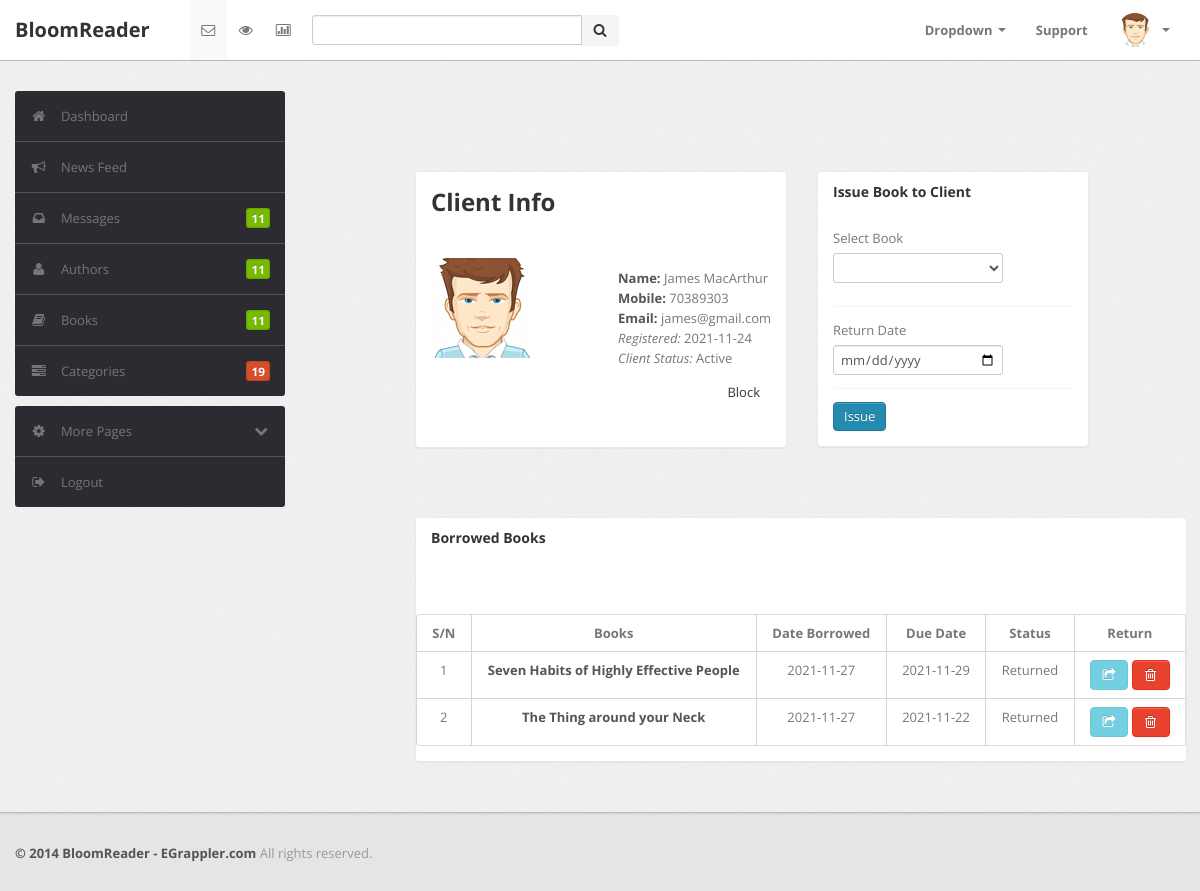
Screenshot of /admin/client.php?cid=1 (signed in) with the database file from the repository.
### tables this page shows
CREATE TABLE IF NOT EXISTS `clients` (
  `ID` int NOT NULL AUTO_INCREMENT,
  `FNAME` text NOT NULL,
  `LNAME` text NOT NULL,
  `EMAIL` varchar(50) NOT NULL,
  `PNUMBER` varchar(16) NOT NULL,
  `PASSWORD` varchar(2400) NOT NULL,
  `RegDATE` date NOT NULL,
  `STATUS` int NOT NULL DEFAULT '1',
  PRIMARY KEY (`ID`)
);

CREATE TABLE IF NOT EXISTS `issuedbooks` (
  `ID` int NOT NULL AUTO_INCREMENT,
  `BookID` int NOT NULL,
  `ClientID` int NOT NULL,
  `DateIssued` date NOT NULL,
  `DueDate` date NOT NULL,
  `ReturnStatus` int NOT NULL DEFAULT '0',
  `ReturnDate` date NOT NULL,
  `Fine` int NOT NULL,
  PRIMARY KEY (`ID`)
);

CREATE TABLE IF NOT EXISTS `books` (
  `ID` int NOT NULL AUTO_INCREMENT,
  `BookName` text NOT NULL,
  `ISBN` int NOT NULL,
  `AuthorID` int NOT NULL,
  `CategoryID` int NOT NULL,
  `PRICE` int NOT NULL,
  `RegDate` date NOT NULL,
  `STATUS` int NOT NULL,
  `LastUPDATED` date NOT NULL,
  PRIMARY KEY (`ID`)
);

### admin/client.php (the view, shortened to what this page needs)
<?php
include ("connect.php");
?>
<!DOCTYPE html>
<html lang="en">
<head>
<head>
	<link type="text/css" href="bootstrap/css/bootstrap.min.css" rel="stylesheet">
	<link type="text/css" href="bootstrap/css/bootstrap-responsive.min.css" rel="stylesheet">
	<link type="text/css" href="css/theme.css" rel="stylesheet">
	<link type="text/css" href="images/icons/css/font-awesome.css" rel="stylesheet">
</head>
<body>
    <div class="navbar navbar-fixed-top">
        <?php include ("admin-navbar.php");?>
    </div>
	<div class="wrapper">
		<div class="container">
			<div class="row">
				<div class="span3">
                        <?php include ("admin-sidebar.php");?>
				</div>
            	<div class="module module-login span4 offset1">
            		<form action="" method="post" enctype="multipart/form-data">
						<div class="module-head">
								<h2>Client Info</h2>
						</div>
						<div class="module-body">
							<div class="media-avatar pull-left">
		                        <img src="images/user.png">
		                    </div>
							   <?php
								$cid=intval($_GET['cid']);
						        $sql = "SELECT * from clients where `ID` = '$cid' ";
				                $result = $conn->query($sql);
				                   while($row = mysqli_fetch_assoc($result)) {
				                        $Cfname =$row['FNAME'];
				                        $Clname =$row['LNAME'];
				                        $Cnumber =$row['PNUMBER'];
				                        $Cstatus= $row['STATUS'];
				                        $Cemail= $row['EMAIL'];
				                        $joined=$row['RegDATE'];
				                    }
					           ?>
						 	<div class="pull-right">
	                            <p class="profile-brief">
	                                <ul class="unstyled">
	                                    <li><strong>Name:</strong> <?php echo $Cfname.' '.$Clname; ?></li>
	                                    <li><strong>Mobile:</strong> <?php echo $Cnumber; ?></li>
	                                    <li><strong>Email:</strong> <?php echo $Cemail; ?></li>
	                                    <li><em>Registered:</em> <?php echo $joined; ?></li>
	                                    <li><em>Client Status:</em>
	                                    	<?php
	                                    	if($Cstatus == 1){echo ("Active");}
	                                    	?>
	                                    </li>
	                                </ul>
	                            </p>
	                            <input name="status" type="submit" class="btn btn-link pull-right" value="
	                        	<?php
	                        	if($Cstatus == 1){echo ("Block");}
	                        	if($Cstatus == 0){echo ("Activate");}
	                            ?>">
		                    </div>
	                	</div>
                	</form>
				</div>
				<div class="module module-login span3 offset">
					<div class="module-head">
                        <h3>Issue Book to Client</h3>
                    </div>
                    <div class="module-body">
                    	<form action="" class="form-vertical" method="post" enctype="multipart/form-data">
                    		<div class="control-group">
								<label class="control-label" for="basicinput">Select Book</label>
								<div class="controls">
									<select name="book" tabindex="1" data-placeholder="" class="span2">
										<option value=""></option>
										<?php
								        $sql2 = 'SELECT * from books';
                                        $result = mysqli_query($conn, $sql2);
                                        if (mysqli_num_rows($result) > 0) {
                                        while($row = mysqli_fetch_assoc($result)) {
										?>
										<option value="<?php echo $row['ID']?>" required><?php echo $row['BookName']?><br>
										<?php
                                        }
										}
										?>
									</select>
								</div>
							</div>
							<div class="control-group">
								<div class="controls">
									<label for="name" class="col-form-label">Return Date</label>
									<input class="span2" name="returnDate" type="date" required>
								</div>
							</div>
							<div class="control-group">
								<div class="controls clearfix">
									<input type="submit" name="issue" class="btn btn-primary" value="Issue">
								</div>
							</div>
                		</form>
                    </div>
				</div>
			</div>
			<div class="row">
				<div class="module  span8 offset4">
					<div class="module-head">
                        <h3>Borrowed Books</h3>
                    </div>
                    <div class="module-body table">
                        <table cellpadding="0" cellspacing="0" border="0" id="dataTables-example" class="table table-bordered table-striped datatable"
                            width="100%">
                            <thead>
                                <tr>
                                    <th style="text-align: center;">S/N</th>
                                    <th style="text-align: center;">Books</th>
                                    <th style="text-align: center;">Date Borrowed</th>
                                    <th style="text-align: center;">Due Date</th>
                                    <th style="text-align: center;">Status</th>
                                    <th style="text-align: center;">Return</th>
                            </thead>
                            <?php
                            	$cid=intval($_GET['cid']);
                                $serial = 1;
                                $sql = "SELECT issuedbooks.DateIssued, issuedbooks.DueDate, issuedbooks.ReturnStatus, issuedbooks.ID as ID, books.BookName  FROM ISSUEDBOOKS join BOOKS on books.ID = issuedbooks.BookID where `ClientID` = '$cid'
                                	order by issuedbooks.ReturnStatus ";
                                $result = $conn->query($sql);
                                if (mysqli_num_rows($result)>0){
                                while($row = mysqli_fetch_assoc($result)) {
                                	 $books =  $row['BookName'];
                                     $issued =  $row['DateIssued'];
                                     $due =  $row['DueDate'];
                                     $rstatus =  $row['ReturnStatus'];
                            ?>
                            <tbody>
                            	<form action="" method="post" enctype="multipart/form-data">
	                                <tr class="odd gradeX">
	                                    <td style="text-align: center;"><?php echo $serial; ?></td>
	                                    <td style="text-align: center;"><b><?php echo $books; ?></b></td>
	                                    <td style="text-align: center;"><?php echo $issued; ?></td>
	                                    <td style="text-align: center;"><?php echo $due; ?></td>
	                                    <td style="text-align: center;">
	                                    	<?php
	                                    		if ($rstatus == 1){ echo ("Returned");}
	                                    		else if ($rstatus == 0){ echo ("Not yet returned");}
	                                    	?>
	                                	</td>
	                                	<td style="text-align: center;"><a href="" onclick="return confirm('Return this book?');"" ><button type="submit" name="return" class="btn btn-info" <?php if($rstatus ==1){ echo("disabled");}?> ><i class="icon-share"></i></button>
	                                		<a href="" onclick="return confirm('Delete this record?');"" ><button type="submit" name="del" class="btn btn-danger"><i class="icon-trash"></i></button></td>
	                                </tr>
	                            </form>
                            </tbody>
                            <?php $serial++;
                                }
                            } else {
                            	echo ("$Cfname hasn't borrowed any book yet.");
                            }
                            ?>
                        </table>
                    </div>
				</div>
			</div>
			</div>
		</div>
	<div class="footer">
        <div class="container">
            <b class="copyright">&copy; 2014 BloomReader - EGrappler.com </b>All rights reserved.
        </div>
    </div>
</body>

### rows the page displays
clients: FNAME "James", LNAME "MacArthur", PNUMBER "70389303", EMAIL "james@gmail.com", RegDATE "2021-11-24", status "Block"
issuedbooks: BookID.BookName "Seven Habits of Highly Effective People", DateIssued "2021-11-27", DueDate "2021-11-29", ReturnStatus "Returned"
issuedbooks: BookID.BookName "The Thing around your Neck", DateIssued "2021-11-27", DueDate "2021-11-22", ReturnStatus "Returned"
